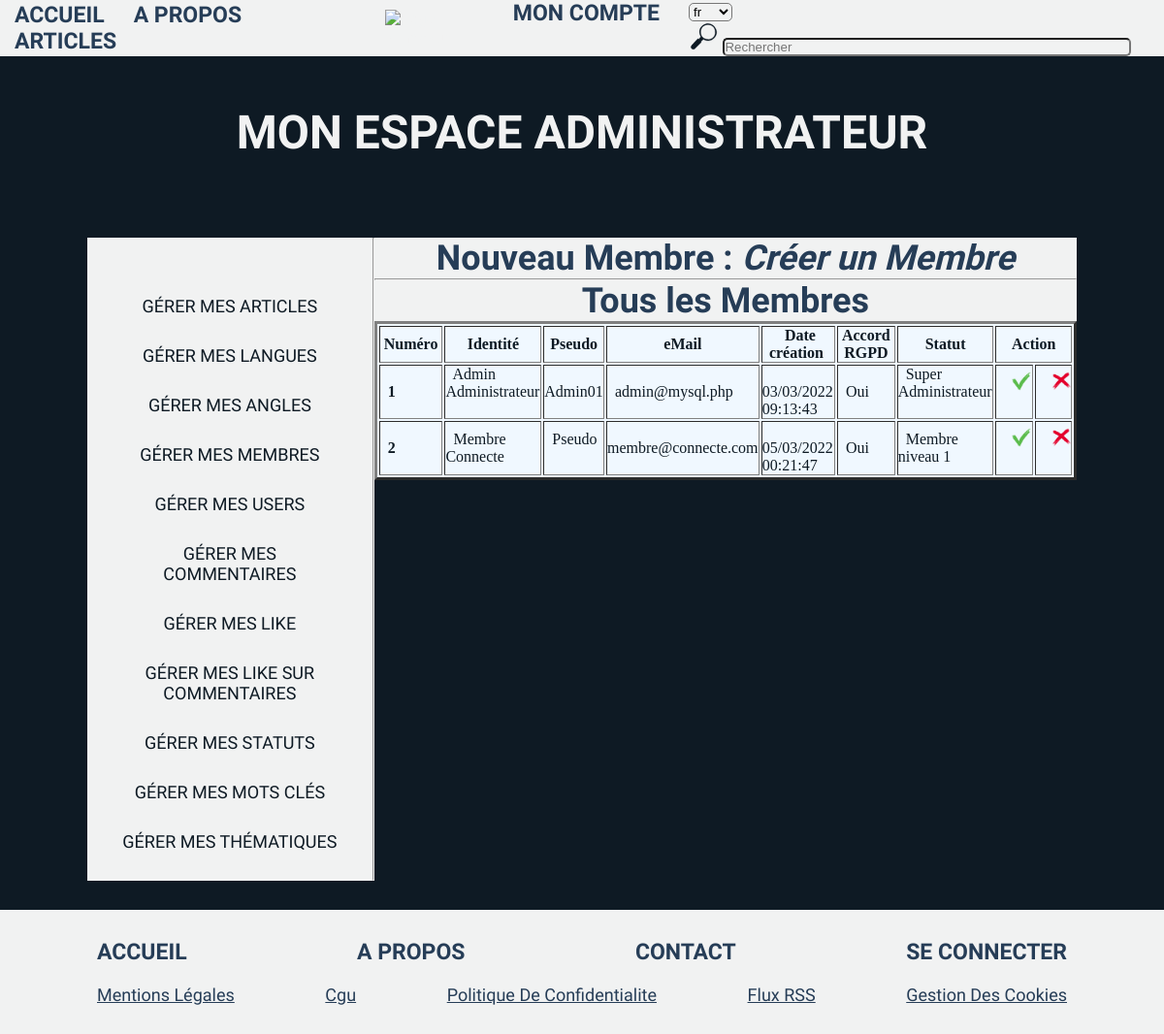
/back/membre/membre.php, run on the app's committed database.
### tables this page shows
CREATE TABLE IF NOT EXISTS `membre` (
  `numMemb` int(10) NOT NULL AUTO_INCREMENT,
  `prenomMemb` varchar(70) NOT NULL,
  `nomMemb` varchar(70) NOT NULL,
  `pseudoMemb` varchar(70) NOT NULL,
  `passMemb` varchar(70) NOT NULL,
  `eMailMemb` varchar(100) NOT NULL,
  `dtCreaMemb` timestamp NULL DEFAULT CURRENT_TIMESTAMP ON UPDATE CURRENT_TIMESTAMP,
  `accordMemb` tinyint(1) DEFAULT '1',
  `confirmation_token` varchar(70) DEFAULT NULL,
  `confirmed_at` datetime DEFAULT NULL,
  `reset_token` varchar(70) DEFAULT NULL,
  `reset_at` datetime DEFAULT NULL,
  `remember_token` varchar(250) DEFAULT NULL,
  `idStat` int(5) NOT NULL,
  PRIMARY KEY (`numMemb`),
  KEY `MEMBRE_FK` (`numMemb`),
  KEY `FK_ASSOCIATION_10` (`idStat`)
);

CREATE TABLE IF NOT EXISTS `statut` (
  `idStat` int(5) NOT NULL AUTO_INCREMENT,
  `libStat` varchar(25) NOT NULL,
  PRIMARY KEY (`idStat`),
  KEY `STATUT_FK` (`idStat`)
);

### class_crud/membre.class.php (called while the page is built, shortened)
<?php
require_once __DIR__ . '../../connect/database.php';
class MEMBRE{
	function get_AllMembersByStat(){
		global $db;
		$query = "SELECT * FROM membre me INNER JOIN statut st ON me.idStat = st.idStat";
		$result=$db->query($query);
		$allMembersByStat = $result->fetchAll();
		return($allMembersByStat);
	}
}

### util/dateChangeFormat.php (called while the page is built)
<?php
function dateChangeFormat($dateIn, $from, $to) {
    if ($dateIn != '') {
        $dateOut = DateTime::createFromFormat($from, $dateIn);
        return $dateOut->format($to);
    } else {
        return "";
    }
}

### back/membre/membre.php (the view, shortened to what this page needs)
<?php
require_once __DIR__ . '/../../util/dateChangeFormat.php';
require_once __DIR__ . '/../../class_crud/membre.class.php';
$monMembre = new MEMBRE();
?>
<!DOCTYPE html>
<html lang="fr-FR">
<head>
</head>
<section>
<?php require_once ROOT . '/front/includes/commons/___headerFront.php'; ?>
</section>
<body>
    <h1>mon espace administrateur</h1>
    <div class=parentback>
        <div class=menu-back>
            <nav>
                <ul class="menuback-liens">
                    <li class="menu-back-gererArticles">
                        <a href="../article/article.php" class=articles>Gérer mes articles</a>
                    </li>
                    <li class="menu-back-gererLangues">
                        <a href="../langue/langue.php" class=langues>Gérer mes langues</a>
                    </li>
                    <li class="menu-back-angles">
                        <a href="../angle/angle.php" class=angles>Gérer mes angles</a>
                    </li>
                    <li class="menu-back-membres">
                        <a href="../membre/membre.php" class=membres>Gérer mes membres</a>
                    </li>
                    <li class="menu-back-utilisateurs">
                        <a href="../user/user.php" class=users>Gérer mes users</a>
                    </li>
                    <li class="menu-back-com">
                        <a href="../comment/comment.php" class=comment>Gérer mes commentaires</a>
                    </li>
                    <li class="menu-back-likeart">
                        <a href="../like_art/likeArt.php" class=likeart>Gérer mes like</a>
                    </li>
                    <li class="menu-back-likecom">
                        <a href="../like_com/likeCom.php" class=likecom>Gérer mes like sur commentaires</a>
                    </li>
                    <li class="menu-back-statut">
                        <a href="../statut/statut.php" class=stat>Gérer mes statuts</a>
                    </li>
                    <li class="menu-back-MotsCles">
                        <a href="../mot_cle/motCle.php" class=Mc>Gérer mes mots clés</a>
                    </li>
                    <li class="menu-back-MotsCles">
                        <a href="../thematique/thematique.php" class=them>Gérer mes thématiques</a>
                    </li>
                </ul>
            </nav>
        </div>
	<hr />
    <div class=formulaire>
	<h2>Nouveau Membre :&nbsp;<a href="./createMembre.php"><i>Créer un Membre</i></a></h2>
    <hr />
	<h2>Tous les Membres</h2>
	<table border="3" bgcolor="aliceblue">
    <thead>
        <tr>
            <th>&nbsp;Numéro&nbsp;</th>
            <th>&nbsp;Identité&nbsp;</th>
            <th>&nbsp;Pseudo&nbsp;</th>
            <th>&nbsp;eMail&nbsp;</th>
            <th>&nbsp;Date création&nbsp;</th>
            <th>&nbsp;Accord&nbsp;<br />&nbsp;RGPD&nbsp;</th>
            <th>&nbsp;Statut&nbsp;</th>
            <th colspan="2">&nbsp;Action&nbsp;</th>
        </tr>
    </thead>
    <tbody>
<?php
    $from = 'Y-m-d H:i:s';
    $to = 'd/m/Y H:i:s';
    $allMemb = $monMembre->get_AllMembersByStat();
    foreach($allMemb as $row) {
        $dtCreaMemb=$row['dtCreaMemb'];
        $dtCreaMemb = dateChangeFormat($dtCreaMemb, $from, $to);
?>
            <tr>
            <td><h4>&nbsp; <?php echo $row['numMemb']; ?> &nbsp;</h4></td>
            <td>&nbsp; <?php echo $row['prenomMemb'] . " " . $row['nomMemb']; ?> &nbsp;</td>
            <td>&nbsp; <?php echo $row['pseudoMemb']; ?> &nbsp;</td>
            <td>&nbsp; <?php echo $row['eMailMemb']; ?> &nbsp;</td>
            <td>&nbsp; <?php echo $dtCreaMemb; ?> &nbsp;</td>
            <td>&nbsp; <?php echo $row['accordMemb'] == 1 ? 'Oui' : 'Non' ; ?> &nbsp;</td>
            <td>&nbsp; <?php echo $row['libStat']; ?> &nbsp;</td>
            <td>&nbsp;&nbsp;&nbsp;&nbsp;<a href="./updateMembre.php?id=<?=$row['numMemb']; ?>"><i><img src="./../../img/valider-png.png" width="20" height="20" alt="Modifier membre" title="Modifier membre" /></i></a>&nbsp;&nbsp;&nbsp;&nbsp;
            <br /></td>
            <td>&nbsp;&nbsp;&nbsp;&nbsp;<a href="./deleteMembre.php?id=<?=$row['numMemb']; ?>"><i><img src="./../../img/supprimer-png.png" width="20" height="20" alt="Supprimer membre" title="Supprimer membre" /></i></a>&nbsp;&nbsp;&nbsp;&nbsp;
            <br /></td>
            </tr>
<?php
	}
?>
    </tbody>
    </table>
    <p>&nbsp;</p>
    </div>
    </div>
<?php
require_once ROOT . '/front/includes/commons/___footerFront.php';
?>
</body>
</html>

### front/includes/commons/___headerFront.php (shortened to what this page needs)
<link rel="stylesheet" href="<?php echo(ROOTFRONT . '/back/css/style.css');?>">
<header class="menu-desktop2">
    <div class=menu-desktop>
        <nav>
            <ul class="menu">
                <li class="menu-accueil">
                    <a href="<?php echo(ROOTFRONT . '/index.php')?>" class=accueil>accueil</a>
                </li>
                <li class="menu-apropos">
                    <a href="<?php echo(ROOTFRONT . '/construction.php')?>" class=apropos>a propos</a>
                </li>
                <li class="menu-articles">
                    <a href="<?php echo(ROOTFRONT . '/all_articles.php')?>" class=articles>articles</a>
                </li>
            </ul>
        </nav>
        <a href="<?php echo(ROOTFRONT . '/index.php')?>">
            <img class="logo" src="<?php echo(ROOTFRONT . '/front/assets/images/logoBrrrdeaux.svg');?>" alt="Logo Brrrdeaux" />
        </a>
        <nav>
            <ul class="bar">
                <li class="bar-compte">
                    <a href="<?php echo(ROOTFRONT . '/mon_compte.php')?>" class=connect>mon compte</a>
                </li>
                <li>
                    <select>
                        <option value="Français">fr</option>
                    </select>
                </li>
                <li>
                    <form>
                        <div class="icon-search">
                            <img class="logo-menu" src="<?php echo(ROOTFRONT . '/front/assets/images/search.svg');?>" alt="Loupe" />
                            <input type="search" id="Research" name="q" placeholder="Rechercher" size="50">
                        </div>
                    </form>
                </li>
            </ul>
        </nav>
    </div>
</header>

### front/includes/commons/___footerFront.php (shortened to what this page needs)
<link rel="stylesheet" href="<?php echo(ROOTFRONT . '/back/css/style.css');?>">
<footer class="footer-desktop">
    <div class="menu-desktop">
        <nav class="liens">
            <ul class="menu">
                <li class="menu-accueil">
                    <a href="<?php echo(ROOTFRONT . '/index.php')?>" class=accueil>accueil</a>
                </li>
                <li class="menu-apropos">
                    <a href="<?php echo(ROOTFRONT . '/construction.php')?>" class=apropos>a propos</a>
                </li>
                <li class="menu-contact">
                    <a href="<?php echo(ROOTFRONT . '/construction.php')?>" class=contact>contact</a>
                </li>
                <li class="menu-seconnecter">
                    <a href="<?php echo(ROOTFRONT . '/mon_compte.php')?>" class=seconnecter>se connecter</a>
                </li>
            </ul>
        </nav>
        <nav class ="nav-utilitaires">
            <ul class="utilitaires">
                <li class="footer-mentionsLegales">
                    <a href="<?php echo(ROOTFRONT . '/mentions_legales.php')?>" class=mentionsLegales>mentions légales</a>
                </li>
                <li class="footer-cgu">
                    <a href="<?php echo(ROOTFRONT . '/cgu.php')?>" class=cgu>cgu</a>
                </li>
                <li class="footer-confid">
                    <a href="<?php echo(ROOTFRONT . '/construction.php')?>" class=confid>politique de confidentialite</a>
                </li>
                <li class="footer-rss">
                    <a href="<?php echo(ROOTFRONT . '/construction.php')?>" class=rss>flux RSS</a>
                </li>
                <li class="footer-cookies">
                    <a href="<?php echo(ROOTFRONT . '/gestion_cookie.php')?>" class=cookies>gestion des cookies</a>
                </li>
            </ul>
        </nav>
    </div>
</footer>

### back/css/style.css (style rules this page uses)
* { margin:0; padding:0; }
body { background-color: #0e1a24; color: #f1f2f2; }
table { color:#0e1a24; }
body h4 { color:#0e1a24 }
body th { color:#0e1a24; }
h1 { font-family: 'Amarante', sans-serif; font-size:48px; text-align: center; text-transform: uppercase; padding-top:50px; padding-bottom: 50px; color: #f1f2f2; }
h2 { font-family: 'Amarante', sans-serif; font-size:36px; text-align:center; }
p { font-family: 'Assistant', sans-serif; font-size:18px; }
a { color:#f1f2f2; text-decoration: none; }
a i { color:#263d57; }
.formulaire h2 { background-color: #f1f2f2; color:#263d57; }
.menu-back ul li a { font-family: 'Assistant', sans-serif; font-size:18px; text-transform:uppercase; text-decoration:none; color:#0e1a24; }
.menu-back ul li { padding-top:30px; }
.menu-back { background-color:#f1f2f2; text-align: center; padding:30px; }
.parentback { display:flex; justify-content: space-between; margin-right: 90px; margin-left:90px; margin-top: 30px; margin-bottom: 30px; }
h4 { color:#f1f2f2; }
thead { color:#f1f2f2; }
input { background-color:#f1f2f2; border-radius: 5px; }
select, option { background-color:#f1f2f2; border-radius: 5px; }
@media screen and (min-width: 681px) and (max-width: 1279px) { body { background-color: #0e1a24; } }
header .menu-desktop { font-family: 'Assistant', sans-serif; font-weight: 600; display:flex; align-items: center; justify-content: space-between; background-color: #f1f2f2; }
header .logo { height: 92px; width: 220px; }
header .menu { padding-bottom: 10px; }
header nav a { font-family: 'Assistant', sans-serif; text-decoration: none; color: #263d57; text-transform: uppercase; font-size:23px; }
.footer-desktop { background-color: #f1f2f2; padding:30px; padding-left:100px; padding-right:100px; }
footer .menu-desktop { font-family: 'Assistant', sans-serif; font-weight: 600; display:inline; align-items: center; justify-content: space-between; }
footer nav a { font-family: 'Assistant', sans-serif; text-decoration: none; color: #263d57; text-transform: uppercase; font-size:23px; }
footer .menu { display:flex; align-items: center; justify-content: space-between; list-style-type: none; padding-bottom: 20px; }
footer .nav-utilitaires a { font-family: 'Assistant', sans-serif; text-decoration: none; color: #263d57; text-transform: capitalize; font-size:18px; font-weight: 400; text-decoration:underline; }
footer .utilitaires { display:flex; align-items: center; justify-content: space-between; list-style-type: none; }

### data on the page
membre: numMemb "1", prenomMemb "Admin", nomMemb "Administrateur", pseudoMemb "Admin01", eMailMemb "admin@mysql.php", dtCreaMemb "03/03/2022 09:13:43", accordMemb "Oui", idStat.libStat "Super Administrateur"
membre: numMemb "2", prenomMemb "Membre", nomMemb "Connecte", pseudoMemb "Pseudo", eMailMemb "membre@connecte.com", dtCreaMemb "05/03/2022 00:21:47", accordMemb "Oui", idStat.libStat "Membre niveau 1"
